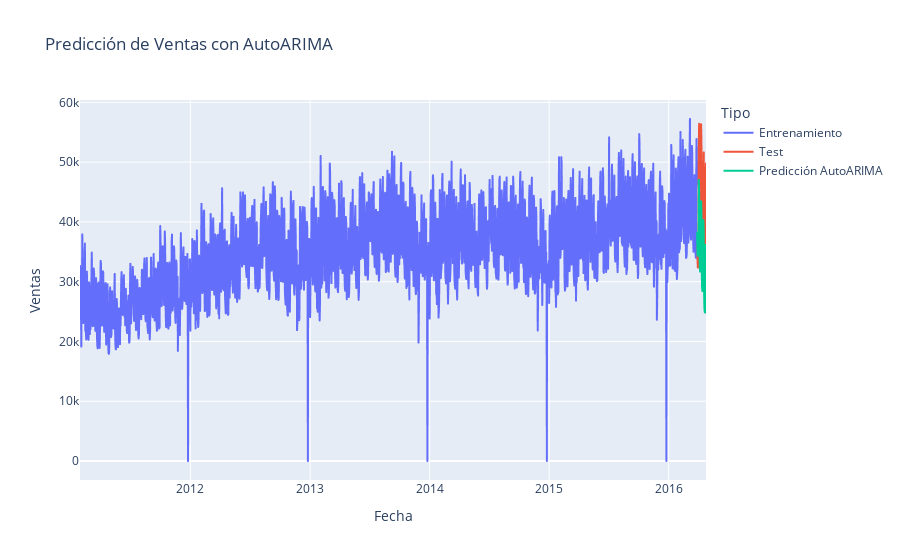

Here is the notebook cell this chart was saved with:
### Markdown cell above
### <h4 style='background:#b4b4b4; border:0; border-radius: 10px; color:black'><center>1.2.3 PREDICCIÓN</center></h4>

### Code cell
# Generar predicciones para el período de prueba (28 días)
predicciones = modelo_autoarima.predict(n_periods=len(test_autoarima))
predicciones = np.array(predicciones).flatten()
# Asegurar que train_autoarima y test_autoarima sean Series y convertirlos en listas
train_autoarima_series = train_autoarima["daily_sales"] if isinstance(train_autoarima, pd.DataFrame) else train_autoarima
test_autoarima_series = test_autoarima["daily_sales"] if isinstance(test_autoarima, pd.DataFrame) else test_autoarima

# Convertir a listas
train_autoarima_list = train_autoarima_series.tolist()
test_autoarima_list = test_autoarima_series.tolist()

# Crear un DataFrame combinado con los datos de entrenamiento y prueba
df_plot = pd.DataFrame({
    "Fecha": train_autoarima_series.index.tolist() + test_autoarima_series.index.tolist(),
    "Ventas": train_autoarima_list + test_autoarima_list,
    "Tipo": ["Entrenamiento"] * len(train_autoarima_list) + ["Test"] * len(test_autoarima_list)
})

# Agregar las predicciones al DataFrame
df_predicciones = pd.DataFrame({
    "Fecha": test_autoarima_series.index,
    "Ventas": predicciones,
    "Tipo": ["Predicción AutoARIMA"] * len(predicciones)
})

# Concatenar los datos de entrenamiento, test y predicciones
df_plot = pd.concat([df_plot, df_predicciones])

# Crear el gráfico interactivo con Plotly Express
fig = px.line(df_plot, x="Fecha", y="Ventas", color="Tipo",
            title="Predicción de Ventas con AutoARIMA")

# Mostrar el gráfico interactivo
fig.show()

### Figure 1 — Plotly figure (JSON) as saved in the notebook; plotly's stock layout.template omitted (floating-point values rounded to 4 significant figures; data arrays with more than 128 entries replaced by an {"elided": "..."} marker saying what was removed)
{"data": [{"hovertemplate": "Tipo=Entrenamiento<br>Fecha=%{x}<br>Ventas=%{y}<extra></extra>", "legendgroup": "Entrenamiento", "line": {"color": "#636efa", "dash": "solid"}, "marker": {"symbol": "circle"}, "mode": "lines", "name": "Entrenamiento", "showlegend": true, "type": "scattergl", "x": {"elided": "1885 str values"}, "xaxis": "x", "y": {"elided": "1885 float values"}, "yaxis": "y"}, {"hovertemplate": "Tipo=Test<br>Fecha=%{x}<br>Ventas=%{y}<extra></extra>", "legendgroup": "Test", "line": {"color": "#EF553B", "dash": "solid"}, "marker": {"symbol": "circle"}, "mode": "lines", "name": "Test", "showlegend": true, "type": "scattergl", "x": ["2016-03-28T00:00:00.000000000", "2016-03-29T00:00:00.000000000", "2016-03-30T00:00:00.000000000", "2016-03-31T00:00:00.000000000", "2016-04-01T00:00:00.000000000", "2016-04-02T00:00:00.000000000", "2016-04-03T00:00:00.000000000", "2016-04-04T00:00:00.000000000", "2016-04-05T00:00:00.000000000", "2016-04-06T00:00:00.000000000", "2016-04-07T00:00:00.000000000", "2016-04-08T00:00:00.000000000", "2016-04-09T00:00:00.000000000", "2016-04-10T00:00:00.000000000", "2016-04-11T00:00:00.000000000", "2016-04-12T00:00:00.000000000", "2016-04-13T00:00:00.000000000", "2016-04-14T00:00:00.000000000", "2016-04-15T00:00:00.000000000", "2016-04-16T00:00:00.000000000", "2016-04-17T00:00:00.000000000", "2016-04-18T00:00:00.000000000", "2016-04-19T00:00:00.000000000", "2016-04-20T00:00:00.000000000", "2016-04-21T00:00:00.000000000", "2016-04-22T00:00:00.000000000", "2016-04-23T00:00:00.000000000", "2016-04-24T00:00:00.000000000"], "xaxis": "x", "y": [36040.0, 33860.0, 32360.0, 34680.0, 45540.0, 52670.0, 56420.0, 40420.0, 39680.0, 39130.0, 38120.0, 43220.0, 56340.0, 53860.0, 42430.0, 39070.0, 35190.0, 37530.0, 41790.0, 48360.0, 51640.0, 38060.0, 37570.0, 35340.0, 35030.0, 40520.0, 48960.0, 49800.0], "yaxis": "y"}, {"hovertemplate": "Tipo=Predicción AutoARIMA<br>Fecha=%{x}<br>Ventas=%{y}<extra></extra>", "legendgroup": "Predicción AutoARIMA", "line": {"color": "#00cc96", "dash": "solid"}, "marker": {"symbol": "circle"}, "mode": "lines", "name": "Predicción AutoARIMA", "showlegend": true, "type": "scattergl", "x": ["2016-03-28T00:00:00.000000000", "2016-03-29T00:00:00.000000000", "2016-03-30T00:00:00.000000000", "2016-03-31T00:00:00.000000000", "2016-04-01T00:00:00.000000000", "2016-04-02T00:00:00.000000000", "2016-04-03T00:00:00.000000000", "2016-04-04T00:00:00.000000000", "2016-04-05T00:00:00.000000000", "2016-04-06T00:00:00.000000000", "2016-04-07T00:00:00.000000000", "2016-04-08T00:00:00.000000000", "2016-04-09T00:00:00.000000000", "2016-04-10T00:00:00.000000000", "2016-04-11T00:00:00.000000000", "2016-04-12T00:00:00.000000000", "2016-04-13T00:00:00.000000000", "2016-04-14T00:00:00.000000000", "2016-04-15T00:00:00.000000000", "2016-04-16T00:00:00.000000000", "2016-04-17T00:00:00.000000000", "2016-04-18T00:00:00.000000000", "2016-04-19T00:00:00.000000000", "2016-04-20T00:00:00.000000000", "2016-04-21T00:00:00.000000000", "2016-04-22T00:00:00.000000000", "2016-04-23T00:00:00.000000000", "2016-04-24T00:00:00.000000000"], "xaxis": "x", "y": [38250.0, 34680.0, 34340.0, 34400.0, 37750.0, 47050.0, 45080.0, 35420.0, 32410.0, 31720.0, 31680.0, 34310.0, 43460.0, 42090.0, 32050.0, 29150.0, 28430.0, 28410.0, 31350.0, 40300.0, 38450.0, 28780.0, 25770.0, 24970.0, 24840.0, 27400.0, 36180.0, 34590.0], "yaxis": "y"}], "layout": {"legend": {"title": {"text": "Tipo"}, "tracegroupgap": 0}, "title": {"text": "Predicción de Ventas con AutoARIMA"}, "xaxis": {"anchor": "y", "domain": [0, 1], "title": {"text": "Fecha"}}, "yaxis": {"anchor": "x", "domain": [0, 1], "title": {"text": "Ventas"}}}}
